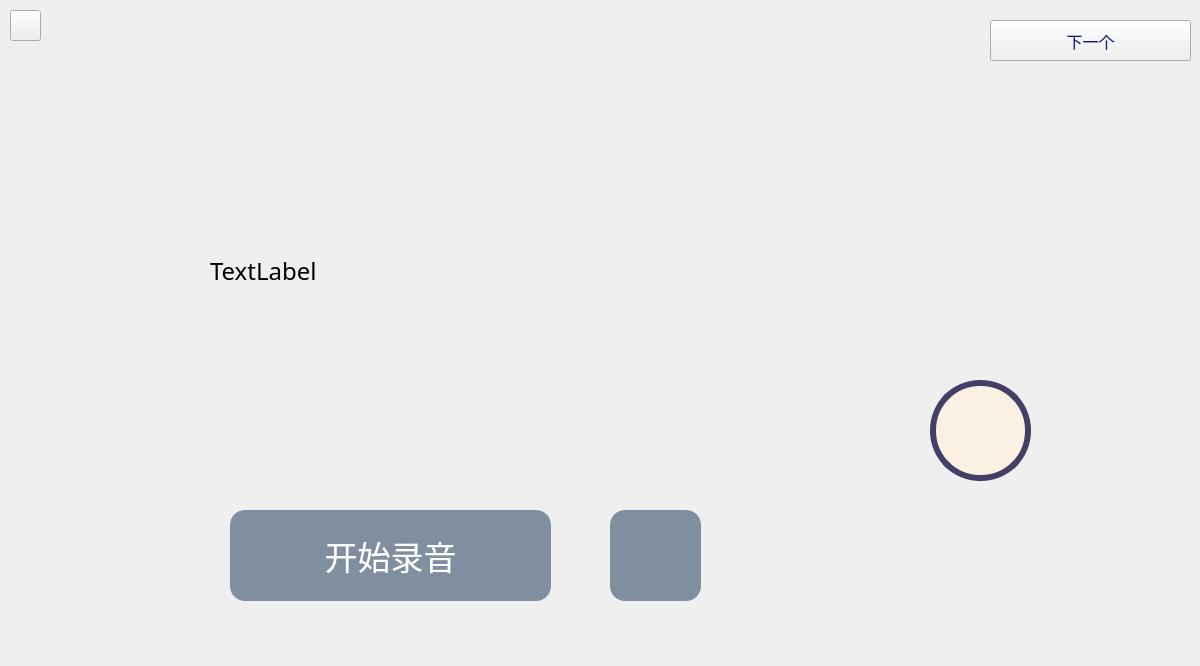
<?xml version="1.0" encoding="UTF-8"?>
<ui version="4.0">
 <class>SingSub</class>
 <widget class="QWidget" name="SingSub">
  <property name="geometry">
   <rect>
    <x>0</x>
    <y>0</y>
    <width>1200</width>
    <height>666</height>
   </rect>
  </property>
  <property name="minimumSize">
   <size>
    <width>1200</width>
    <height>666</height>
   </size>
  </property>
  <property name="maximumSize">
   <size>
    <width>1200</width>
    <height>666</height>
   </size>
  </property>
  <property name="windowTitle">
   <string>视唱练耳小助手</string>
  </property>
  <widget class="QPushButton" name="BackSing">
   <property name="geometry">
    <rect>
     <x>10</x>
     <y>10</y>
     <width>31</width>
     <height>31</height>
    </rect>
   </property>
   <property name="text">
    <string/>
   </property>
  </widget>
  <widget class="QPushButton" name="recording">
   <property name="geometry">
    <rect>
     <x>230</x>
     <y>510</y>
     <width>321</width>
     <height>91</height>
    </rect>
   </property>
   <property name="font">
    <font>
     <family>方正小标宋简体</family>
     <pointsize>25</pointsize>
    </font>
   </property>
   <property name="styleSheet">
    <string notr="true">QPushButton {
    background-color: #808F9F;
    border: none;
    border-radius: 15px;
    color: white;
}
QPushButton:hover {
    background-color: #6B7A8A;
}
QPushButton:pressed {
    background-color: #566879;
}</string>
   </property>
   <property name="text">
    <string>开始录音</string>
   </property>
  </widget>
  <widget class="QPushButton" name="refresh">
   <property name="geometry">
    <rect>
     <x>990</x>
     <y>20</y>
     <width>201</width>
     <height>41</height>
    </rect>
   </property>
   <property name="font">
    <font>
     <family>方正小标宋简体</family>
     <pointsize>12</pointsize>
    </font>
   </property>
   <property name="styleSheet">
    <string notr="true">color: rgb(0, 30, 129);</string>
   </property>
   <property name="text">
    <string>下一个</string>
   </property>
  </widget>
  <widget class="QLabel" name="yuepuLabel">
   <property name="geometry">
    <rect>
     <x>210</x>
     <y>80</y>
     <width>780</width>
     <height>381</height>
    </rect>
   </property>
   <property name="font">
    <font>
     <family>新宋体</family>
     <pointsize>18</pointsize>
     <bold>false</bold>
     <hintingpreference>PreferNoHinting</hintingpreference>
    </font>
   </property>
   <property name="text">
    <string>TextLabel</string>
   </property>
  </widget>
  <widget class="QLabel" name="scoreLabel">
   <property name="geometry">
    <rect>
     <x>860</x>
     <y>530</y>
     <width>171</width>
     <height>61</height>
    </rect>
   </property>
   <property name="font">
    <font>
     <family>方正小标宋简体</family>
     <pointsize>40</pointsize>
    </font>
   </property>
   <property name="styleSheet">
    <string notr="true">color: rgb(255, 255, 255);</string>
   </property>
   <property name="text">
    <string/>
   </property>
  </widget>
  <widget class="QPushButton" name="answerplay">
   <property name="geometry">
    <rect>
     <x>930</x>
     <y>380</y>
     <width>101</width>
     <height>101</height>
    </rect>
   </property>
   <property name="styleSheet">
    <string notr="true">QPushButton {
    background-color: #FBF1E3;
    border: 6px solid #433F67;
    border-radius: 50px;
    color: white;
    padding-left: 10px;
    padding-top: 4px;
}
QPushButton:hover {
    background-color: #F5E7D3;
}
QPushButton:pressed {
    background-color: #EFDDC3;
}</string>
   </property>
   <property name="text">
    <string/>
   </property>
   <property name="icon">
    <iconset resource="picture.qrc">
     <normaloff>:/MyPicture/p.png</normaloff>:/MyPicture/p.png</iconset>
   </property>
   <property name="iconSize">
    <size>
     <width>50</width>
     <height>50</height>
    </size>
   </property>
  </widget>
  <widget class="QPushButton" name="rebegin">
   <property name="geometry">
    <rect>
     <x>610</x>
     <y>510</y>
     <width>91</width>
     <height>91</height>
    </rect>
   </property>
   <property name="styleSheet">
    <string notr="true">QPushButton {
    background-color: #808F9F;
    border: none;
    border-radius: 15px;
    color: white;
    font-size: 24px;
}
QPushButton:hover {
    background-color: #6B7A8A;
}
QPushButton:pressed {
    background-color: #566879;
}</string>
   </property>
   <property name="text">
    <string/>
   </property>
   <property name="icon">
    <iconset resource="picture.qrc">
     <normaloff>:/MyPicture/reb.png</normaloff>:/MyPicture/reb.png</iconset>
   </property>
   <property name="iconSize">
    <size>
     <width>45</width>
     <height>45</height>
    </size>
   </property>
  </widget>
 </widget>
 <resources>
  <include location="picture.qrc"/>
 </resources>
 <connections/>
</ui>
